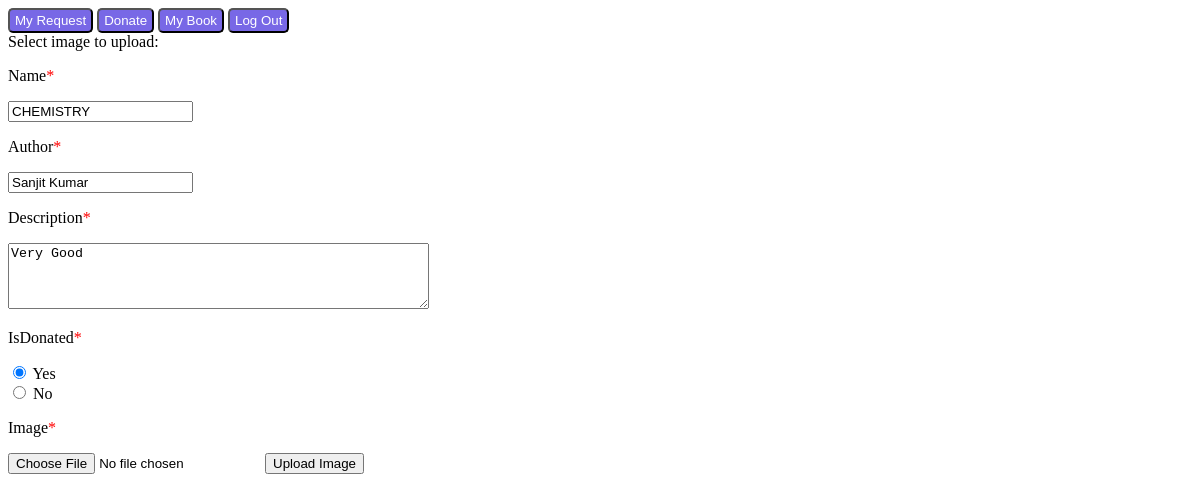
The app's page /donate/form.php?isbn=che (signed in) with its own data.
### tables this page shows
CREATE TABLE `book` (
  `isbn` char(13) NOT NULL,
  `name` varchar(30) NOT NULL,
  `author` varchar(30) NOT NULL,
  `Total_like` int(10) NOT NULL,
  `image` varchar(255) DEFAULT NULL,
  `description` varchar(255) DEFAULT NULL,
  `time` time NOT NULL,
  `username` varchar(30) NOT NULL,
  `cost` double NOT NULL DEFAULT 50,
  `isDonated` varchar(3) NOT NULL,
  `total_dislike` int(10) NOT NULL
);

### donate/form.php (the view, shortened to what this page needs)
<?php
    $servername = "localhost";
    $username = "dbms";
    $password = "dbms";
    $con = new mysqli($servername, $username, $password);
    mysqli_select_db($con, 'demo');
    $isbn = $_GET['isbn'];
	$query = "SELECT * FROM book WHERE isbn = '$isbn'";
	$res = mysqli_query($con, $query);
	$row = mysqli_fetch_array($res);
    ?>
        <!DOCTYPE html>
            <html>
                <body>
                    <button class="btn"> <a class = "rating" href="..\view_request\view_req.php">My Request</a> </button>
                    <button class="btn"> <a class = "rating" href="..\donate\donate.php">Donate</a> </button>
                    <button class="btn"> <a class = "rating" href="..\my_book\book_view.php">My Book</a> </button>
                    <button class="btn"> <a class = "rating" href="..\logout\logout.php">Log Out</a> </button>
                    <form action="update.php?isbn=<?php echo $_GET['isbn']?>" method="post" enctype="multipart/form-data">
                            Select image to upload:
                            <p>Name<font color=red>*</font></p>
                            <input type = "name" value="<?php echo $row['name']?>" name = "name"placeholder="Enter Name" required>
                            <p>Author<font color=red>*</font></p>
                            <input type = "text" name = "author" value="<?php echo $row['author']?>" placeholder="Enter Author" required>
                            <p>Description<font color=red>*</font></p>
                            <textarea name="description" rows="4" cols="50" required><?php echo $row['description']?></textarea>
                            <p>IsDonated<font color=red>*</font></p>
                            <input type="radio" id="yes" name="IsDonated" <?php if($row['isDonated'] == "Yes") {echo "checked";}?> value="Yes" required>
                            <label for="yes">Yes</label><br>
                            <input type="radio" id="no" name="IsDonated" <?php if($row['isDonated'] == "No") {echo "checked";}?> value="No" required>
                            <label for="no">No</label><br>
                            <p>Image<font color=red>*</font></p>
                            <input type="file" name="photo" placeholder="Enter Image" required/>
                            <input type="submit" value="Upload Image" name="submit">
                    </form>
                </body>
            </html>

### donate/form.php (style rules this page uses)
.btn { background: #7868e6; padding: 3px 5px; border-radius: 5px; }
.rating { text-decoration: none; color: white; }

### records on screen
book: name "CHEMISTRY", author "Sanjit Kumar", description "Very Good", isDonated "☑ Yes", isDonated "☐ No"
